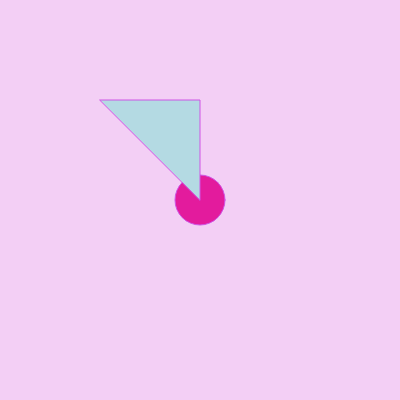
Frame 1 (no input)
Frame 60 (no input): identical to frame 1, image omitted
Frame 120 (the mouse pressed at the canvas centre since frame 60): identical to frame 1, image omitted

The p5.js sketch that drew this single still picture (run headless with seeded random() and noise() and a simulated clock; from frame 60 on, the mouse is pressed at the canvas centre):

// p5.js sketch
// ── sketch.js
function setup() {
  createCanvas(400, 400);
   console.log("Canvas Created");
}

function draw() {
  background('#F3CFF5');
  stroke('#CF54E5');
  fill('#E31B9D');
  circle(200,200,50);
  strokeWeight(1);
  fill('#B4DAE3');
  triangle(200,200,200,100,100,100);
  
}
// ── style.css
html, body {
  margin: 0;
  padding: 0;
}
canvas {
  display: block;
  margin-right: 100px;
  margin-left: 100px;
}
